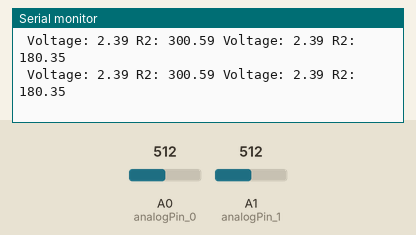
Simulated run of this sketch. Board: Arduino Uno, built with avr-gcc and run on an emulated ATmega328P. Parts: the last lines printed to the serial monitor. Inputs (shaded band) come from the test bench; at power-on: A0 (analogPin_0) = 512, A1 (analogPin_1) = 512.

Above: at 1.8 s.
1.9 s: A0 (analogPin_0) set to 1009
At 2.8 s:
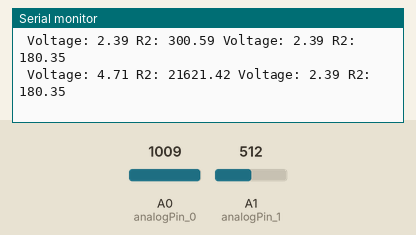
3.4 s: A0 (analogPin_0) set to 1023
At 4.5 s:
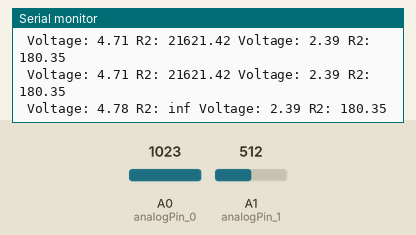
6.5 s: A1 (analogPin_1) set to 1006
At 7.8 s:
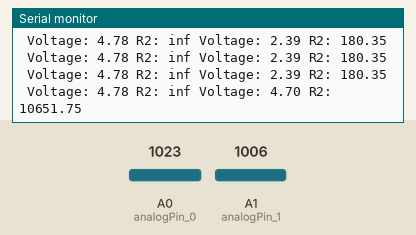
8.0 s: A1 (analogPin_1) set to 1023
At 8.8 s:
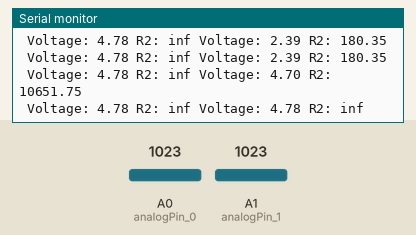

The sketch:

ResistoMetor.ino
```cpp
// ОММЕТР (С)2013 ALEN Studio by Little_Red_Rat

// Омметр на осное ARDUINO
//
// Подключение делителя напряжения к ARDUINO
// Arduino 5V -> R1 10kOm -> Arduino Analog 0 -> R2 -> Arduino GND

int analogPin_0 = A0; // Анлоговый вход для считывания напряжения с делителя напряжения
int analogPin_1 = A1;

float Vout = 0; // Переменная для хранения значения напряжения в средней точки делителя (0-5.0)

float R2_0 = 0; // Переменная для хранения значения резистора R2
float R2_1 = 0;
int R1_0 = 300;
int R1_1 = 180;
float V_in = 4.78;
void setup()
{
Serial.begin(9600); // Подготовка Serial Monitor для вывода информации
}

float mesure(float pin, int R1){
  Vout = (V_in / 1023.0) * analogRead(pin); // Вычисляем напряжение в средней точки делителя (0-5.0)
  R2_0 = R1/ ((V_in / Vout) - 1); // Вычисляем сопротивление R2 (10000 это значение R1 10 кОм)
  Serial.print(" Voltage: "); //
  Serial.print(Vout); // Напряжения в средней точки делителя (0-5.0) для справки
  Serial.print(" R2: "); //
  Serial.print(R2_0); // Значение сопротивления R2
  return R2_0;
}
void loop()
{
  float a = mesure(analogPin_0, R1_0);
  float b = mesure(analogPin_1, R1_1);
  Serial.println();
  delay(1000); // Пауза 1 сек
}
```

Measured:
- the behaviour switches between 1022 and 1023 on A0 (analogPin_0) (found by bisection; images 1 and 2)
- the behaviour switches between 1022 and 1023 on A1 (analogPin_1) (found by bisection; images 3 and 4)
- after the input at 1.9 s, the serial monitor: prints a new line after 0.11 s (image 1)
- after the input at 3.4 s, the serial monitor: prints a new line after 0.61 s (image 2)
- after the input at 6.5 s, the serial monitor: prints a new line after 0.52 s (image 3)
- after the input at 8.0 s, the serial monitor: prints a new line at once (image 4)
